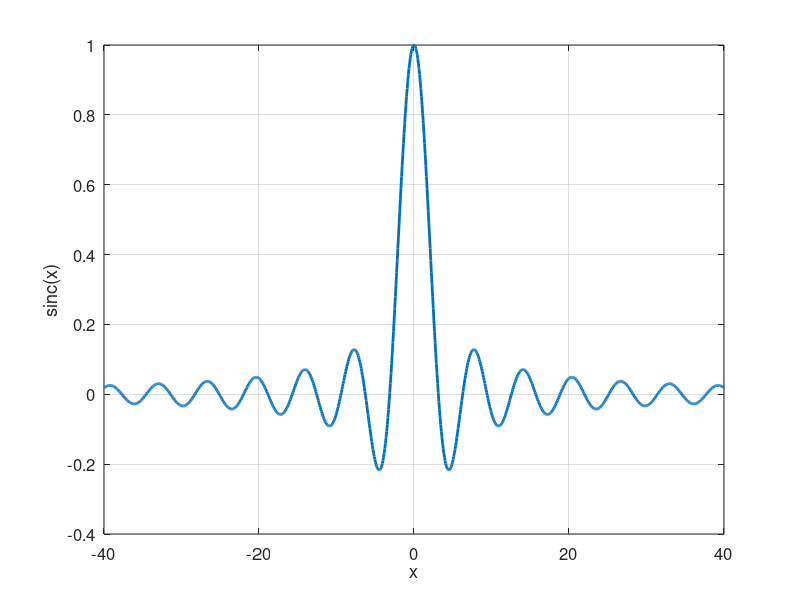

Recreate this plot in MATLAB. (Note: this script raises an error after producing the figure.)
% math_sinc_function.m

% calls  turningPoints.m
% calls  simpson1d.m

% UNNORMALIZED SINC FUNCTION
% 05 sep 2014
% Ian Cooper   School of Physics   University of Sydney
% cooper@physics.usyd.edu.au
% ../mphome.htm


%% SINC FUNCTION  sin(x) / x **********************************************
% plot y = sinc(x)
clear all
close all
clc

xMin = -40;
xMax = 40;
N = 999;

x = linspace(xMin, xMax, N);

y = sin(x+eps) ./ (x + eps);

figure(1)
fs = 12;
plot(x,y,'linewidth',2)
grid on
xlabel('x','fontsize',fs);
ylabel('sinc(x)','fontsize',fs);
set(gca,'fontsize',fs);

%%   plot y = sin(x) against x / pi

clear all
close all
clc

xMin = -20;                  % range for x values
xMax = 20;
N = 999;                     % number of partitons

x = linspace(xMin, xMax, N);     % x values
 
y = sin(x+eps) ./(x+eps);         % y values   sinc(x)

yC = cos(x);                      % cosine function

dy_dx = gradient(y);              % gradient of sinc function

% turning points: zero crossings max and min
x_pi = x./pi;
xData = x_pi; 
yData = y .* y;
[indexMin indexMax] = turningPoints(xData, yData) 
disp('y = 0 at x/pi')
x_pi_zeros = x_pi(indexMin)

disp('  ');
disp('x_pi = max / min')
x_m = x_pi(indexMax)
disp('  ');
disp('y = max / min')
y_m = y(indexMax)
disp('  ')
disp('y*y = max / min')
y_m = y(indexMax).^2 
disp('  ')


figure(1)     % sinc
fs = 12;
xP = x./pi; 
yP = y;

plot(xP,yP,'linewidth',2)
hold on
yP = yC;
plot(xP,yP,'m');
grid on
xlabel('x / \pi','fontsize',fs);
ylabel('sinc(x)','fontsize',fs);
set(gca,'fontsize',fs);
set(gca,'Xtick',[-6 : 6]);
set(gca,'Xlim',[-6.5 6.5]);

figure(2)    %  sinc squared
fs = 12;

xP = x_pi;
yP = y.^2;
plot(xP,yP,'linewidth',2);
grid on
xlabel('x / \pi','fontsize',fs);
ylabel('(sinc(x))^2','fontsize',fs);
set(gca,'fontsize',fs);
set(gca,'Xtick',[-6 : 6]);
set(gca,'Xlim',[-6.5 6.5]);

figure(3)    % gradient
fs = 12;

xP = x_pi;
yP = dy_dx;
plot(xP,yP,'linewidth',2);
grid on
xlabel('x / \pi','fontsize',fs);
ylabel('d(sinc(x)) / dx','fontsize',fs);
set(gca,'fontsize',fs);
set(gca,'Xtick',[-6 : 6]);
set(gca,'Xlim',[-6.5 6.5]);

%%  integral of sinc and (sinc)^2

clear all
close all
clc

xMin = -200;                  % range for x values
xMax = 200;
N = 999;                     % number of partitons   must be ODD

x = linspace(xMin, xMax, N);     % x values
 
y = sin(x+eps) ./(x+eps);         % y values   sinc(x)


integral = simpson1d(y,xMin,xMax)/pi


